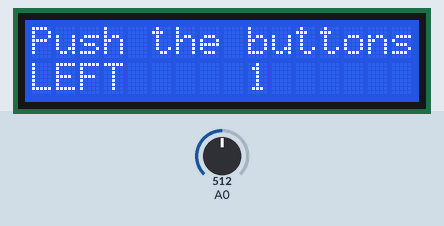
A sketch run on a simulated Arduino Uno, built with avr-gcc and run on an emulated ATmega328P. Parts: 16×2 character LCD. The test bench sets the inputs (shaded band); at power-on: A0 = 512.

Above: at 1.2 s.
1.3 s: A0 set to 540
3.5 s: A0 set to 564
At 4.8 s:
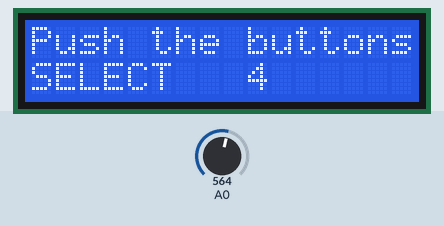
6.5 s: A0 set to 370
At 7.8 s:
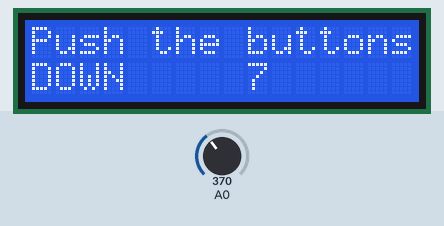
9.5 s: A0 set to 212
11.5 s: A0 set to 176
At 12.8 s:
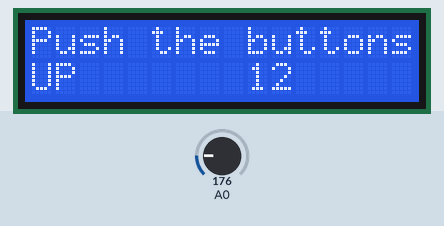
14.5 s: A0 set to 54
16.5 s: A0 set to 46
At 17.8 s:
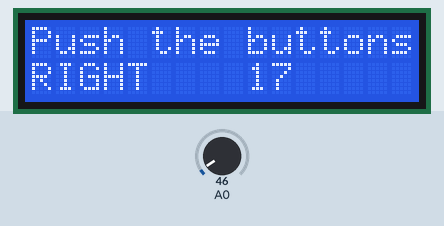
Timing chart, 0 to 19.5 s (numbered marks = the images above; inputs shaded):
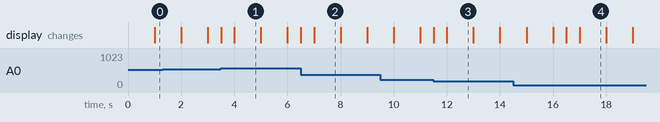

The sketch:

____.ino
```cpp
#include <LiquidCrystal.h>
LiquidCrystal lcd(8, 9, 4, 5, 6, 7);           // LCD패널에 사용되는 핀 설정
int lcd_key     = 0;
int adc_key_in  = 0;
#define btnRIGHT  0
#define btnUP     1
#define btnDOWN   2
#define btnLEFT   3
#define btnSELECT 4
#define btnNONE   5
int read_LCD_buttons() {
  adc_key_in = analogRead(0);                 // 키패드 값을 받음
  if (adc_key_in > 1000) return btnNONE;
  if (adc_key_in < 50)   return btnRIGHT;
  if (adc_key_in < 195)  return btnUP;
  if (adc_key_in < 380)  return btnDOWN;
  if (adc_key_in < 555)  return btnLEFT;
  if (adc_key_in < 790)  return btnSELECT;
  return btnNONE;
}
void setup() {
  lcd.begin(16, 2);               // 라이브러리 시작
  lcd.setCursor(0, 0);            // 첫번째 줄 LCD 커서 위치 설정
  lcd.print("Push the buttons");  // 첫번째 줄에 출력
}
void loop() {
  lcd.setCursor(9, 1);            // 두번째 줄 LCD 커서 위치 설정
  lcd.print(millis() / 1000);     // 숫자 카운트 출력
  lcd.setCursor(0, 1);            // 두번째 줄 LCD 커서 위치 설정
  lcd_key = read_LCD_buttons();   // 키패드 값을 읽음
  switch (lcd_key) {              // 키패트 이름 출력
    case btnRIGHT: {
        lcd.print("RIGHT ");
        break;
      }
    case btnLEFT: {
        lcd.print("LEFT   ");
        break;
      }
    case btnUP: {
        lcd.print("UP    ");
        break;
      }
    case btnDOWN: {
        lcd.print("DOWN  ");
        break;
      }
    case btnSELECT: {
        lcd.print("SELECT");
        break;
      }
    case btnNONE: {
        lcd.print("NONE  ");
        break;
      }
  }
}
```

Measured:
- the behaviour switches between 554 and 555 on A0 (found by bisection; images 0 and 1)
- the behaviour switches between 195 and 194 on A0 (found by bisection; images 2 and 3)
- the behaviour switches between 50 and 49 on A0 (found by bisection; images 3 and 4)
- after the input at 3.5 s, the display: first changes at once (image 1 shows a later state)
- after the input at 6.5 s, the display: first changes at once (image 2 shows a later state)
- after the input at 11.5 s, the display: first changes at once (image 3 shows a later state)
- after the input at 16.5 s, the display: first changes at once (image 4 shows a later state)
